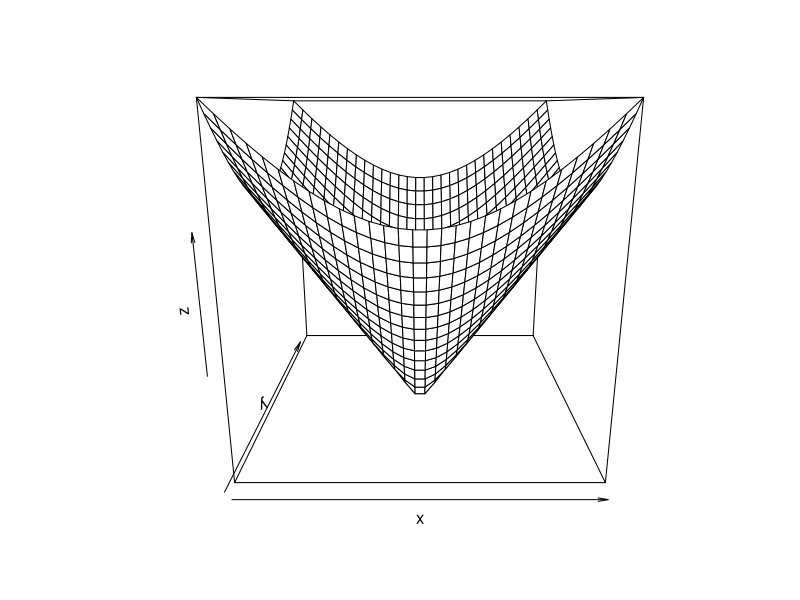

Here is the R script that generated this plot:
# To illustrate simple right circular cone
cone <- function(x, y){
  sqrt(x ^ 2 + y ^ 2)
}

# prepare variables.
x <- y <- seq(-1, 1, length = 30)
z <- outer(x, y, cone)

# plot the 3D surface
persp(x, y, z)
